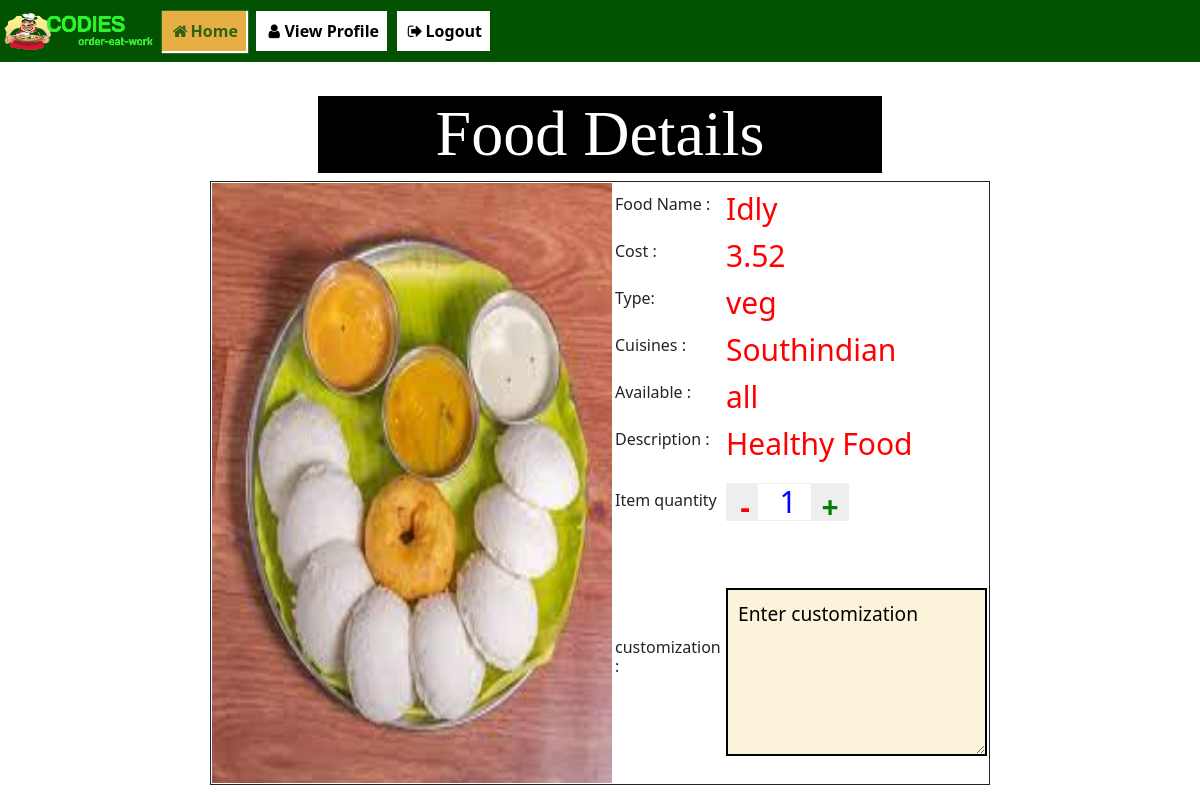
Screenshot of /bookingpage/viewfood.php?id=food1 (signed in) with the database file from the repository.
### tables this page shows
CREATE TABLE `food` (
  `foodid` varchar(10) NOT NULL,
  `hotelid` varchar(10) DEFAULT NULL,
  `cost` decimal(6,2) DEFAULT NULL,
  `foodname` varchar(50) DEFAULT NULL,
  `foodtype` varchar(15) DEFAULT NULL,
  `cuisines` varchar(50) DEFAULT NULL,
  `available` varchar(20) DEFAULT NULL,
  `fooddesc` varchar(255) DEFAULT NULL,
  `keyword` varchar(255) DEFAULT NULL,
  `foodimage` varchar(200) DEFAULT NULL
);

### bookingpage/viewfood.php (the view, shortened to what this page needs)
<!DOCTYPE html>
<?php
require("../database/dbfood.php");
if(isset($_SESSION["useremail"])){
?>
<html lang="en">
<head>
	<link rel="stylesheet" href=  "https://cdnjs.cloudflare.com/ajax/libs/font-awesome/4.7.0/css/font-awesome.min.css">
    <link rel="stylesheet" href="../bootstrap/css/bootstrap.min.css">
    <link rel="stylesheet" href="../bootstrap/js/bootstrap.min.js">
    <link rel="stylesheet" href="../css/stylecss.css">
	 <link rel="stylesheet" href="../css/main.css">
</head>
<body>
<header>
<nav class="navbar navbar-expand-sm fixed-top  nav  ">
            <img src="../foods/brand.png" alt="brand.png" width="155px" height="40px">
            <ul class="navbar-nav">
                <li class="navbar-item">
                    <a class="nav-link act" href="userhome.php"><i class="fa fa-fw fa-home"></i>Home</a>
                </li>
                <li class="navbar-item">
                    <a class="nav-link " href="userprofile.php"><i class="fa fa-fw fa-user"></i>View Profile</a>
                </li>
				<li class="navbar-item">
                    <a class="nav-link" href="../bookingpage/logoff.php"><i class="fa fa-fw fa-sign-out"></i>Logout</a>
                </li>
            </ul>
        </nav>
</header>
    <section>
        <br><br><br><br>
<Center> <h1 style=" color:white;background-color:black; width:47%;">Food Details</h1></center>
		<center>
                <div class="col-lg-5 col-sm-12" style="width:65%">
                <?php
        $id=$_GET['id'];
$sql = "Select * from food where foodid = '$id'";
$result = $con->query($sql);
while($row = $result ->fetch_assoc())
    {
        $foodname=$row['foodname'];
        $cost=$row['cost'];
        $type = $row['foodtype'];
        $cuisines=$row['cuisines'];
        $available=$row['available'];
        $description= $row['fooddesc'];
        $fname=$row['foodimage'];
    }
    ?>
	<table style="background-color:white; border:1px solid;">
                <td><img id="image" src="../hotel/foodimage/<?php echo $fname ?>"  alt="<?php echo $fname ?>" style="width:400px;height:600px" >
             </td>
                   <td> <Table  style="font-size:30px;"><form action="" method="POST">
                        <tr><td ><h6>Food Name :</td><td> <span class="ans" style="text-transform:Capitalize;"> <?php echo $foodname ?></span>  </h6></td></tr>
                        <tr><td><h6>Cost  : </td><td> <span class="ans"><?php echo $cost ?></span>  </h6></td></tr>
                        <tr><td><h6>Type:</td><td>  <span class="ans"><?php echo $type ?></span>  </h6></td></tr>
                        <tr><td><h6>Cuisines : </td><td> <span class="ans"><?php echo $cuisines ?></span>  </h6></td></tr>
                        <tr><td><h6>Available : </td><td> <span class="ans"><?php echo $available ?></span>  </h6></td></tr>
                        <tr><td><h6>Description : </td><td> <span class="ans"><?php echo $description ?></span>  </h6></td></tr>
                        <Tr><td><h6>Item quantity</h6></td><td><div class="input-group">
  <input type="button" value="-" class="button-minus" data-field="quantity" style="color:red; font-size:30px;">
  <input type="number" step="1" max="" value="1" name="quantity" class="quantity-field" style="color:blue; font-size:30px;">
  <input type="button" value="+" class="button-plus" data-field="quantity" style="color:green; font-size:30px;">
</div></td></tr>
 <tr><td><h6>customization : </td><td><br/><p> <Textarea rows='5' style="border:2px solid" >Enter customization</textarea></p> </h6></td></tr>
                    </form></table>
					</td></tr></table>
                </div>
    </section>
</body>
</html>
<?php
}else{
	header("refresh:0; url=../index.php?mes=Login to proceed");
}
?>

### css/stylecss.css (style rules this page uses)
.nav ,.dropdown-menu { background-color: rgb(1, 82, 1); color: black; }
h1 { font-size: 4rem; color: green; font-family: cursive; width: max-content; }
a { margin: 3px; margin-left: 7px; color: black; background-color: white; font-weight: bold; }
.act { color: rgba(10, 83, 10, 0.829); background-color: rgb(231, 174, 68); box-shadow: 1px 1px 1px 1px white ; font-weight: bold; }
.form1 input ,textarea { background-color: rgba(233, 201, 72, 0.2); border: none; border-bottom: solid; border-color: rgba(10, 83, 10, 0.829); }

### bookingpage/viewfood.php (style rules this page uses)
span { color: red; }
p { color: rgb(5, 61, 9); font-size: 1.2rem; font-weight: bold; }
input { margin-bottom: 1.4rem; }
nav a { color: #000000; }
input, textarea { border: 1px solid #eeeeee; box-sizing: border-box; margin: 0; outline: none; padding: 10px; }
input[type="button"] { -webkit-appearance: button; cursor: pointer; }
.input-group { clear: both; margin: 15px 0; position: relative; }
.input-group input[type='button'] { background-color: #eeeeee; min-width: 38px; width: auto; transition: all 300ms ease; }
.input-group .button-minus, .input-group .button-plus { font-weight: bold; height: 38px; padding: 0; width: 38px; position: relative; }
.input-group .quantity-field { position: relative; height: 38px; left: -6px; text-align: center; width: 62px; display: inline-block; font-size: 13px; margin: 0 0 5px; resize: vertical; }
.button-plus { left: -13px; }
input[type="number"] { -moz-appearance: textfield; -webkit-appearance: none; }

### rows the page displays
food: foodimage (picture), foodname "Idly", cost "3.52", foodtype "veg", cuisines "Southindian", available "all", fooddesc "Healthy Food"
